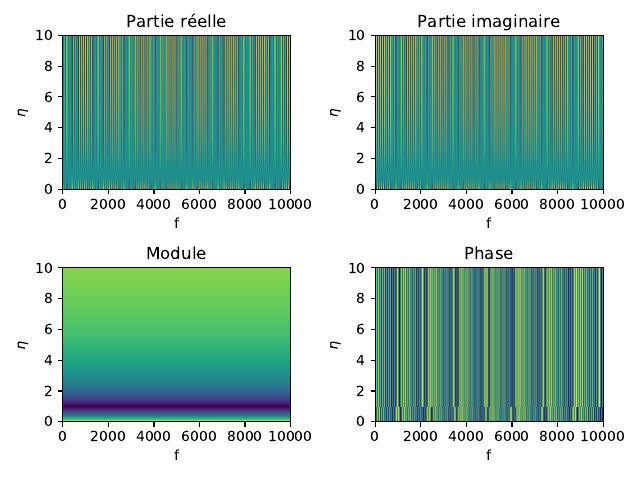

This chart was generated by the following Python code:
import numpy as np
import matplotlib.pyplot as plt 

fig, ax = plt.subplots(2, 2)
# nombre d'éléments dans chaque vecteur et rang de la matrice carrée
nb_elt = 500
c = 340                                 # célérité de l'onde
L = 2                                   # longueur du tube de Kundt
f = np.linspace(0, 10000, nb_elt)       # axe des fréquences
eta = np.linspace(0, 10, nb_elt)        # axe de eta
# initialisation de la matrice contenant les variations de rp
r_p = np.full((nb_elt, nb_elt), 0, dtype=complex)

for i in range(len(f)):
    for j in range(len(eta)):
        # calcul du nombre d'onde k
        k = (2 * np.pi * f[i]) / c
        # calcul d'une valeur de R_p
        r_p_fqe = (eta[j] - 1) / (eta[j] + 1) * np.exp(-2j * k * L)
        # On ajoute cette valeur dans la matrice
        r_p[i, j] = r_p_fqe

r_p = r_p.T # la méthode pcolor semble transposer la matrice
            # donc on la retranspose, pour avoir les axes dans l'ordre souhaité

# subplots et titre des subplots
ax[0, 0].set_title("Partie réelle")
im00 = ax[0, 0].pcolorfast(f, eta, np.real(r_p))
ax[0, 1].set_title("Partie imaginaire")
im01 = ax[0, 1].pcolorfast(f, eta, np.imag(r_p))
ax[1, 0].set_title("Module")
im10 = ax[1, 0].pcolorfast(f, eta, abs(r_p))
ax[1, 1].set_title("Phase")
im11 = ax[1, 1].pcolorfast(f, eta, np.angle(r_p))

# graduation des axes
for i in range(2):
    for j in range(2):
        ax[i, j].set_xlabel("f")
        ax[i, j].set_ylabel(r"$\eta$")

plt.tight_layout()
plt.savefig("coef_refl.pdf")
plt.show()